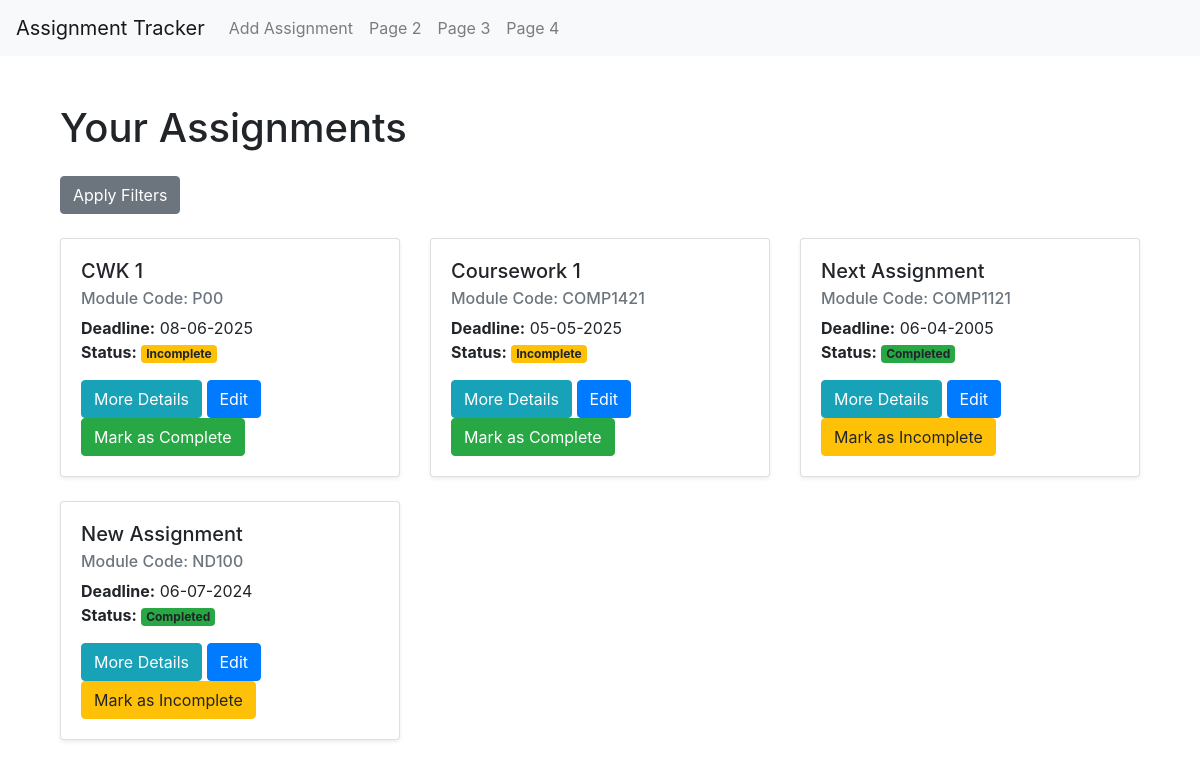
Before: / with the older database file.
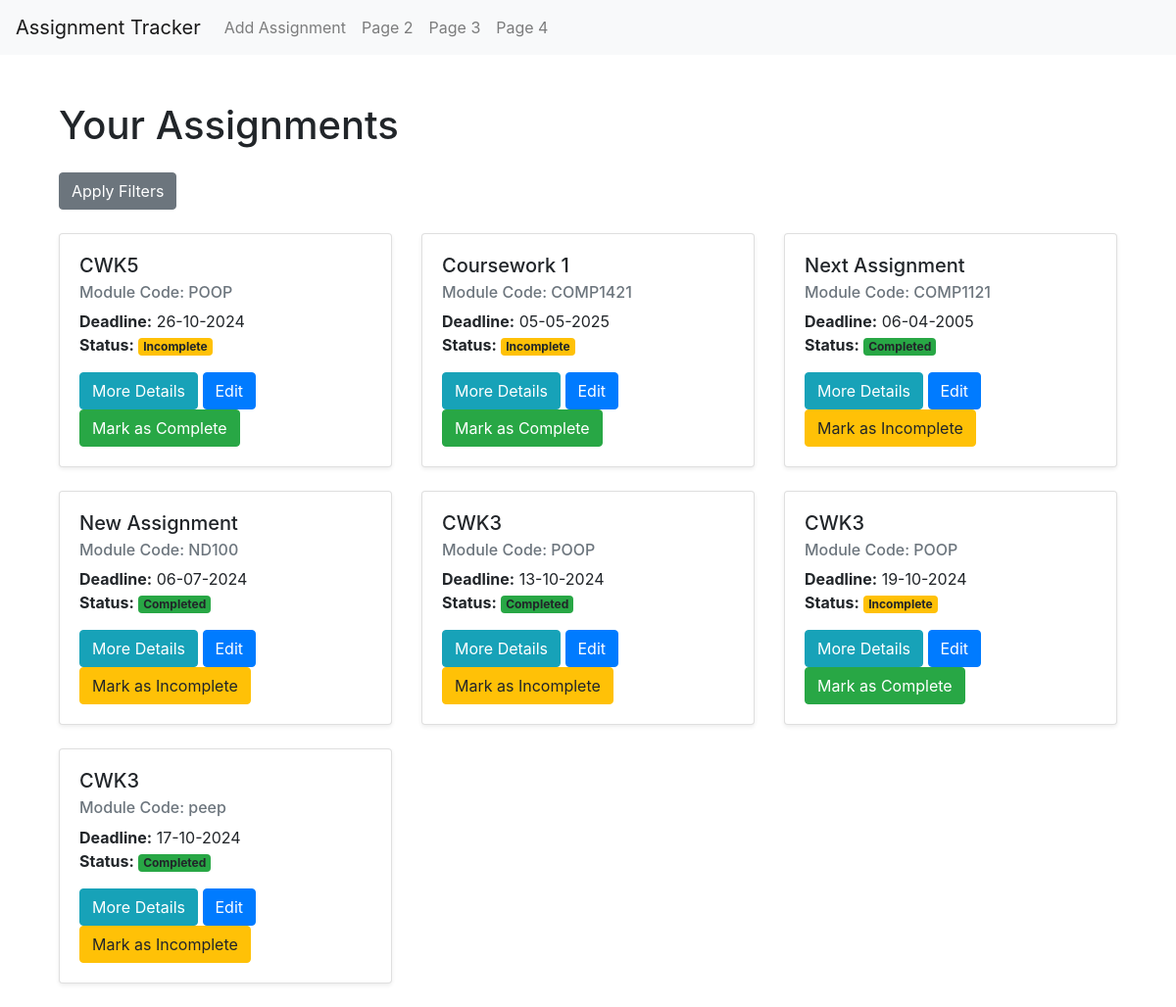
After: the same page with the newer database file.
### app/models.py (models this page shows, shortened)
class Assignment(db.Model):
    id = db.Column(db.Integer, primary_key=True)
    title = db.Column(db.String(100), nullable=False)  # Assessment title
    module_code = db.Column(db.String(20), nullable=False)  # Module code
    deadline = db.Column(db.DateTime, nullable=False)  # Deadline date
    description = db.Column(db.Text, nullable=True)  # Short description
    is_completed = db.Column(db.Boolean, default=False)  # Completion status
    date_created = db.Column(db.DateTime, default=datetime.utcnow)  # Timestamp for when the assignment was added

### app/views.py (the view)
@app.route('/')
def index():
    assignments = Assignment.query.all()
    csrf_token = generate_csrf()
    return render_template("homePage.html", assignments=assignments, csrf_token=csrf_token)

### app/templates/homePage.html (shortened to what this page needs)
{% extends "base.html" %}
{% block content %}
<div class="container mt-5">
    <h1 class="mb-4">Your Assignments</h1>
    <button id="toggle-filters" class="btn btn-secondary mb-4">Apply Filters</button>
    <div class="row">
        {% for assignment in assignments %}
        <div class="col-md-4 assignment-card" data-status="{{ 'completed' if assignment.is_completed else 'incomplete' }}" data-module-code="{{ assignment.module_code }}" data-title="{{ assignment.title | lower }}">
            <div class="card mb-4 shadow-sm">
                <div class="card-body">
                    <h5 class="card-title">{{ assignment.title }}</h5>
                    <h6 class="card-subtitle mb-2 text-muted">Module Code: {{ assignment.module_code }}</h6>
                    <p class="card-text">
                        <strong>Deadline:</strong> {{ assignment.deadline.strftime('%d-%m-%Y') }}<br>
                        <strong>Status:</strong>
                        {% if assignment.is_completed %}
                            <span class="badge bg-success">Completed</span>
                        {% else %}
                            <span class="badge bg-warning">Incomplete</span>
                        {% endif %}
                    </p>
                    <a href="/view-assignment/{{ assignment.id }}" class="btn btn-info">More Details</a>
                    <a href="/edit-assignment/{{ assignment.id }}" class="btn btn-primary">Edit</a>
                    <form action="{{ url_for('toggle_complete', assignment_id=assignment.id) }}" method="POST" style="display:inline;">
                        {% if assignment.is_completed %}
                            <button type="submit" class="btn btn-warning">Mark as Incomplete</button>
                        {% else %}
                            <button type="submit" class="btn btn-success">Mark as Complete</button>
                        {% endif %}
                    </form>
                </div>
            </div>
        </div>
        {% else %}
        <p>No assignments available yet!</p>
        {% endfor %}
    </div>
</div>
{% endblock %}

### app/templates/base.html (shortened to what this page needs)
<!DOCTYPE html>
<html lang="en">
<head>
    <link href="https://stackpath.bootstrapcdn.com/bootstrap/4.5.2/css/bootstrap.min.css" rel="stylesheet">
</head>
<body>
    <nav class="navbar navbar-expand-lg navbar-light bg-light">
        <a class="navbar-brand" href="/">Assignment Tracker</a>
        <div class="collapse navbar-collapse" id="navbarNav">
            <ul class="navbar-nav">
                <li class="nav-item">
                    <a class="nav-link" href="/add-assignment">Add Assignment</a>
                </li>
                <li class="nav-item">
                    <a class="nav-link" href="#">Page 2</a>
                </li>
                <li class="nav-item">
                    <a class="nav-link" href="#">Page 3</a>
                </li>
                <li class="nav-item">
                    <a class="nav-link" href="#">Page 4</a>
                </li>
            </ul>
        </div>
    </nav>
    <div class="container mt-4">
        {% block content %}
        {% endblock %}
    </div>
</body>
</html>

Changed rows visible on the page:
changed Assignment: title "CWK 1" → "CWK5"; module_code "P00" → "POOP"; deadline "08-06-2025" → "26-10-2024"
added Assignment: title "CWK3", module_code "POOP", deadline "13-10-2024", is_completed "Completed"
added Assignment: title "CWK3", module_code "POOP", deadline "19-10-2024", is_completed "Incomplete"
added Assignment: title "CWK3", module_code "peep", deadline "17-10-2024", is_completed "Completed"
